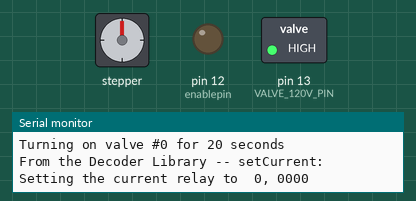
The sketch below on a simulated Arduino Uno, built with avr-gcc and run on an emulated ATmega328P. Shown: stepper motor, switched loads named in the sketch (green lamp = pin HIGH), output pins drawn as LEDs (lit = HIGH), the last lines printed to the serial monitor. Wiring (inferred from the names in the program): stepper motor (2048 steps per turn assumed): coils pin 4, pin 5, pin 6, pin 7. Pins used as bus, display or sensor lines are not drawn.

Above: at 0.2 s.
At 127.3 s:
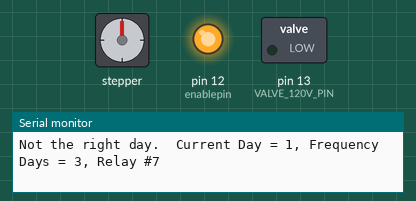
Timing chart, 0 to 128.8 s (numbered marks = the images above):
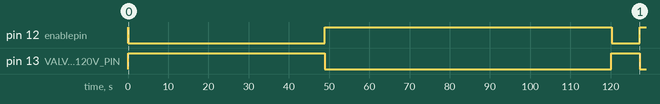

Measured:
- by itself, pin 12 (enablepin): HIGH → LOW at 0.10 s, → HIGH 48.9 s later, → LOW 71.3 s later, → HIGH 7.0 s later
- by itself, pin 13 (VALVE_120V_PIN): LOW → HIGH at 0.10 s, → LOW 48.9 s later, → HIGH 71.2 s later, → LOW 7.1 s later

The sketch:

water16.ino
```cpp
#include <Decoder.h>

#include "all.h"

Decoder decoder(12, 7,6,5,4);
//Decoder decoder(enablepin, A_PIN, B_PIN, C_PIN, D_PIN);

/*
 * IMPORTANT -- don't use pins 0, 1 for digital I/O -- they are needed for serial IO
 * IMPORTANT:  Kootek valve board uses active **low**
 */


//boolean skipMode = false;
ValveManager valveManager(&decoder);

volatile int stepPressed = 0;
void stepSwitchISR() {
  // DO NOT SERIAL PRINT HERE!!!!
  // important!  Actively check the pin!!!
  stepPressed = !digitalRead(INTERRUPT_PIN);
}

int handleSkip() {

  if(stepPressed == 0) {
    //logln("stepPressed == FALSE");
    return 0;
  }
  //else
    //logln("stepPressed == TRUE");

  //skipMode = true;
  log("XXXXX from handle skip -- stepPressed is set to: ", stepPressed);
  valveManager.increment();
  delay(500);
  stepPressed = 0;
  return 1;
}

void handleValves() {
  valveManager.update();
}

void delay() {
  if(DEBUG)
    delay(100);
  else
    delay(1000);
}
////////////////////////////////////////////////////////////
/////////   magic functions below
///////////////////////////////////////////////////////////
void setup()
{
  //if(SERIAL_OK)
  Serial.begin(57600);  //Begin serial communcation

  logln("Serial Communications at 57600");
}

void loop()
{
  //logln("ZZZZZ");
  handleSkip();
  handleValves();
  //logln("XXXXXXX");
  delay();
}
```

Utils.cpp
```cpp
#include "all.h"

static bool skip;
extern bool getSkipMode() {
  return skip;
}
extern void setSkipMode(bool newVal) {
  skip = newVal;
}
char buf[1000];

void log(char* msg) {
  if(SERIAL_OK)
    Serial.print(msg);
}

void logln(char* msg) {
  if(SERIAL_OK)
    Serial.println(msg);
}

void log(unsigned long num) {
  if(SERIAL_OK)
    Serial.print(num);
}

void log(int num) {
  if(SERIAL_OK)
    Serial.print(num);
}
void log(char* msg, unsigned long num) {
  log(msg);
  log(num);
  log("\n");
}

unsigned long getTotalDays() {
  // debug -- use 2 minute days

    if(DEBUG)
    return millis() / minutesToMillis(2);
  else
    return ( millis() / daysToMillis(1L) );
}

unsigned long daysToMillis(unsigned long days) {
  return hoursToMillis(days * 24L);
}

unsigned long hoursToMillis(unsigned long hours) {
  return minutesToMillis(hours * 60L);
}

unsigned long minutesToMillis(unsigned long minutes) {
  return secondsToMillis(minutes * 60L);
}

unsigned long secondsToMillis(unsigned long seconds) {
  return seconds * 1000L;
}
```

Utils.h
```cpp
#ifndef UTILS_H
#define UTILS_H

extern char buf[1000];
extern unsigned long getTotalDays();
extern unsigned long daysToMillis(unsigned long days);
extern unsigned long hoursToMillis(unsigned long hours);
extern unsigned long minutesToMillis(unsigned long minutes);
extern unsigned long secondsToMillis(unsigned long seconds);
extern bool getSkipMode();
extern void setSkipMode(bool newVal);
extern void log(char* msg);
extern void logln(char* msg);
extern void log(unsigned long num);
extern void log(int num);
extern void log(char* msg, unsigned long num);

#endif
```

Valve.cpp
```cpp
#include "all.h"
//#include "Utils.h"

// the relay board is active low.
const int RELAY_ON = LOW;
const int RELAY_OFF = HIGH;
static int nextValveNumber = 0;

//static void test() {
//  int led =13;
//  pinMode(led, OUTPUT);
//
//  for(int i = 0; i < 25; i++) {
//    digitalWrite(led, HIGH);
//    delay(500);
//    digitalWrite(led, LOW);
//    delay(1500);
//  }
//}

Decoder* Valve::pDecoder = 0;

Valve::Valve(int _id, int durationMinutes, int frequency) {
  /** CAREFUL !!!!
   * we do not yet have a serial connection.  If you log in here,
   * it will break all serial!
   */
  id = _id;
  frequencyDays = frequency;
  durationMillis = durationMinutes * 60000L;
  state = RELAY_OFF;
  startTime = 0L;

  if(DEBUG)
    durationMillis = durationMinutes * 1000L / 3L;
}

Valve::~Valve() {
  turnOff();
}

/**
 * returning true means that we were on -- and we are now off.
 * Anything else means false;
 */
bool Valve::update() {
  if(isStopped()  || millis() <= ( durationMillis + startTime) )
    return false;

  // i.e. the valve IS running -- and it has timed out...
  turnOff();
  return true;
}

bool Valve::turnOn() {
  // run today?
  if(!isTodayOk())
    return false;

  // No chattering if zero duration.
  if(durationMillis < 500)
    return false;

  sprintf(buf, "Turning on valve #%d for %ld seconds\n", id, (durationMillis / 1000));
  log(buf);
  state = RELAY_ON;
  log("From the Decoder Library -- setCurrent: ");
  pDecoder->setCurrent(id, buf);
  log(buf);
  startTime = millis();
  return true;
}

void Valve::turnOff() {
  log("Turning Off pin# ", id);
  state = RELAY_OFF;
  pDecoder->disable();
  startTime = 0L;
}

bool Valve::isTodayOk() {
  if( (getTotalDays() % frequencyDays ) == 0L)
    return true;

  if(getSkipMode()) {
    log("Skip Mode Enabled.  Running this valve even though this is not the right day");
    return true;
  }

  sprintf(buf, "Not the right day.  Current Day = %ld, Frequency Days = %ld, Relay #%d\n", getTotalDays(), frequencyDays, id);
  log(buf);
  return false;
}

bool Valve::isRunning() {
  return state == RELAY_ON;
}

bool Valve::isStopped() {
  return state == RELAY_OFF;
}
```

Valve.h
```cpp
#ifndef VALVE_H
#define VALVE_H
typedef unsigned long UL;
extern const int RELAY_ON;
extern const int RELAY_OFF;


class Valve {
  public:
  Valve(int id, int durationMinutes, int frequency);
  ~Valve();
  bool turnOn();
  void turnOff();
  bool isRunning();
  bool isStopped();
  bool update();
  static void setDecoder(Decoder* _pDecoder) { pDecoder = _pDecoder; }

  private:
  bool isTodayOk();
  int state; // RELAY_ON or RELAY_OFF
  int id;
  UL durationMillis;
  UL frequencyDays; // 1 == everyday, 2 == every other day 3 == every third day, etc.
  UL startTime;
  static Decoder* pDecoder;
};

#endif
```

ValveManager.cpp
```cpp
#include "all.h"

// *******************************************************************************************************
// *******************************************************************************************************
// ******************   Data goes here    ****************************************************************
// *******************************************************************************************************
// *******************************************************************************************************

static UL FIRST_TIME_DELAY_HOURS = 12;

Valve ValveManager::valves[] = {
  // relay#, duration in minutes, frequency in days
  Valve(0, 60, 3),
  Valve(1, 0, 2),
  Valve(2, 21, 1),
  Valve(3, 0, 3),
  Valve(4, 0, 2),
  Valve(5, 28, 2),
  Valve(6, 30, 2),
  Valve(7, 7, 3),
};

// *******************************************************************************************************
// *******************************************************************************************************

ValveManager::ValveManager(Decoder* pDecoder) {
  if(DEBUG)
    FIRST_TIME_DELAY_HOURS = 0;

  Valve::setDecoder(pDecoder);

  numValves = sizeof(valves) / sizeof(Valve);
  nextStartTime = millis() + hoursToMillis(FIRST_TIME_DELAY_HOURS);
  isRunning = false;

  // power supply relay ACTIVE HIGH
  pinMode(VALVE_120V_PIN, OUTPUT);
  digitalWrite(VALVE_120V_PIN, LOW);
}

ValveManager::~ValveManager() {
}

void ValveManager::update() {
  // THE BUG IS IN HERE!!!!

  if(millis() > nextStartTime) {
    if(DEBUG) {
      nextStartTime = millis() + minutesToMillis(2) + 100;
      //sprintf(buf, "Next Start Time: %ld, Current Time= %ld\n", nextStartTime, millis());
      //log(buf);
    }
    else
      nextStartTime = millis() + hoursToMillis(24);

    turnOn120();
    increment();
  }
  for(int i = 0; i < numValves; i++) {
    // update() returns true when the current valve time has finished.
    if(valves[i].update()) {
      if(!increment(i)) {
        isRunning = false;
        turnOff120();
        }
      else
        isRunning = true;
    }
  }
}

void ValveManager::turnOn120() {
  digitalWrite(VALVE_120V_PIN, HIGH);
}

void ValveManager::turnOff120() {
  digitalWrite(VALVE_120V_PIN, LOW);
}

int ValveManager::getRunningValve() {
  for(int i = 0; i < numValves; i++)
    if(valves[i].isRunning())
      return i;

  return -1;
}

bool ValveManager::increment() {

  return increment(getRunningValve());
}

// actually simple.  Just go to the next valve and start it.
bool ValveManager::increment(int retiredValve) {

  if(++retiredValve >= numValves)
    return false; // all done!

  // some are normally skipped...
  // turnOn return true if it really started...

  while( ! valves[retiredValve++].turnOn()) {
    if(retiredValve >= numValves)
      return false;
  }

  return true;
}
```

ValveManager.h
```cpp
#ifndef VALVEMANAGER_H
#define VALVEMANAGER_H

#ifndef VALVE_H
#include "Valve.h"
#endif

#include <Arduino.h>
// Adjustable
// Adjustable

class ValveManager {
public:
  static Valve valves[];
  ValveManager(Decoder* theDecoder);
  ~ValveManager();

  //void add(Valve* v);
  void update();
  //void add(UL _durationMinutes = 60, UL _frequency = 2);
  //  void add(Valve* pValve);
  bool increment();
  bool increment(int currentValve);
  int getRunningValve();
  //  int getNextPin();
private:
  void turnOn120();
  void turnOff120();
  int numValves;
  UL nextStartTime;
  bool isRunning;
};

#endif
```

all.h
```cpp
#include <Decoder.h>

#ifndef ALL_INCLUDED
#define ALL_INCLUDED

#include <Arduino.h>
#include <Decoder.h>
#include "data.h"
#include "utils.h"
#include "Valve.h"
#include "ValveManager.h"

#endif
```

data.h
```cpp
#ifndef DATA_INCLUDED
#define DATA_INCLUDED
// Kootek 5V relay board is looking for ground sink to turn on

static const int DEBUG = 1;
static const bool SERIAL_OK = true;

// momentary NO switch.  Listen as a ISR
static const int INTERRUPT_PIN = 2;
static const int INTERRUPT_NUM = 0;
static const int VALVE_120V_PIN = 13;
const int enablepin = 12;
static const int A_PIN = 7;
static const int B_PIN = 6;
static const int C_PIN = 5;
static const int D_PIN = 4;
static const int DELAY=2000;
static const int NUM_RELAYS = 8;
#endif

///////////////////////////////////////////////////////////////
///////////////////////////////////////////////////////////////
///////////////////////////////////////////////////////////////
```
